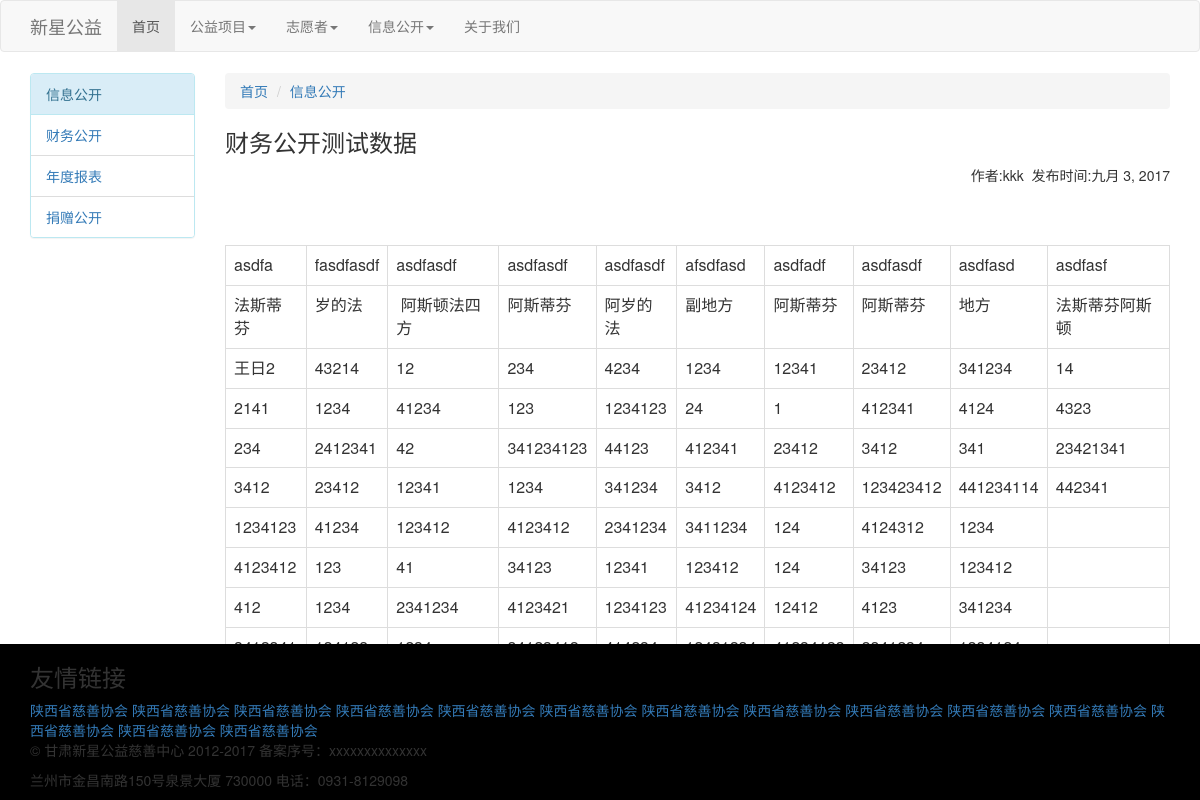
/information/details/1/, run on the app's committed database.
### information/models.py (models this page shows)
class Article(models.Model):
    TYPE_CHOIESE = (
            ('1', u'财务公开'),
            ('2', u'年度报表'),
            ('3', u'捐赠公开'),
    )
    id = models.AutoField(primary_key=True)
    type = models.CharField(u'文章类型', max_length=56, choices=TYPE_CHOIESE)
    title = models.CharField(u'标题', max_length=128)
    author = models.CharField('作者', max_length=68)
    create = models.DateTimeField(u'创建日期', auto_now=True)
    update = models.DateTimeField(u'更新日期', auto_now=True)
    content = models.TextField(u'内容')
    class Meta:
        verbose_name_plural = u'信息公开'

### information/views.py (the view)
# urls.py: url(r'information/details/(?P<tid>\d)/$', details, name='information_details'),
def details(request, tid):
    article = Article.objects.get(id=tid)
    return render(request, 'information/details.html', {'article':article})

### information/templates/information/details.html
{% extends "base.html" %}
{% load static %}
{% block content %}
    <div class="col-md-12" id="top-line"></div>
    <div style="margin-top: 15px;">
        <div class="container">
            <div class="row">
                <div class="col-md-2 page-sidebar">
					<div class="panel panel-info">
						<div class="panel-heading">
							信息公开
						</div>
						<ul class="list-group">
							<li class="list-group-item"><a href="{% url 'information_index' t=1 %}">财务公开</a></li>
							<li class="list-group-item"><a href="{% url 'information_index' t=2 %}">年度报表</a></li>
							<li class="list-group-item"><a href="{% url 'information_index' t=3 %}">捐赠公开</a></li>
						</ul>
					</div>
                </div>
                <div class="col-md-10">
                    <ol class="breadcrumb breadcrumb-title">
						<li><a href="{% url 'index' %}">首页</a></li>
						<li><a href="{% url 'information_index' t=0 %}">信息公开</a></li>
                    </ol>
                    <div>
						<h3>{{ article.title }}</h3>
						<p class="text-right">作者:{{ article.author }}&nbsp;&nbsp;发布时间:{{ article.create|date }}</p>
						<br>
						{{ article.content|safe }}
                    </div>
                </div>
            </div>
        </div>
    </div>
{% endblock %}

### data on the page
Article: title "财务公开测试数据", author "kkk", create "九月 3, 2017", content "asdfa fasdfasdf asdfasdf asdfasdf asdfasdf afsdfasd asdfadf asdfasdf asdfasd asdfasf 法斯蒂芬 岁的法 阿斯顿法四方 阿斯蒂芬 阿岁的法 副地方 阿斯蒂芬 阿斯蒂芬 地方 法斯蒂芬阿斯顿 王日2 43214 12 234 4234 1234 12341 23412 341234 14 2141 1234 41234 123 1234123 24 1 412341 4124 4323 234 2412341 42 341234123 44123 412341 23412 3412 341 23421341 3412 23412 12341 1234 341234 3412 4123412 123423412 441234114 442341 1234123 41234 123412 4123412 2341234 3411234 124 4124312 1234 4123412 123 41 34123 12341 123412 124 34123 123412 412 1234 2341234 4123421 1234123 41234124 12412 4123 341234"
